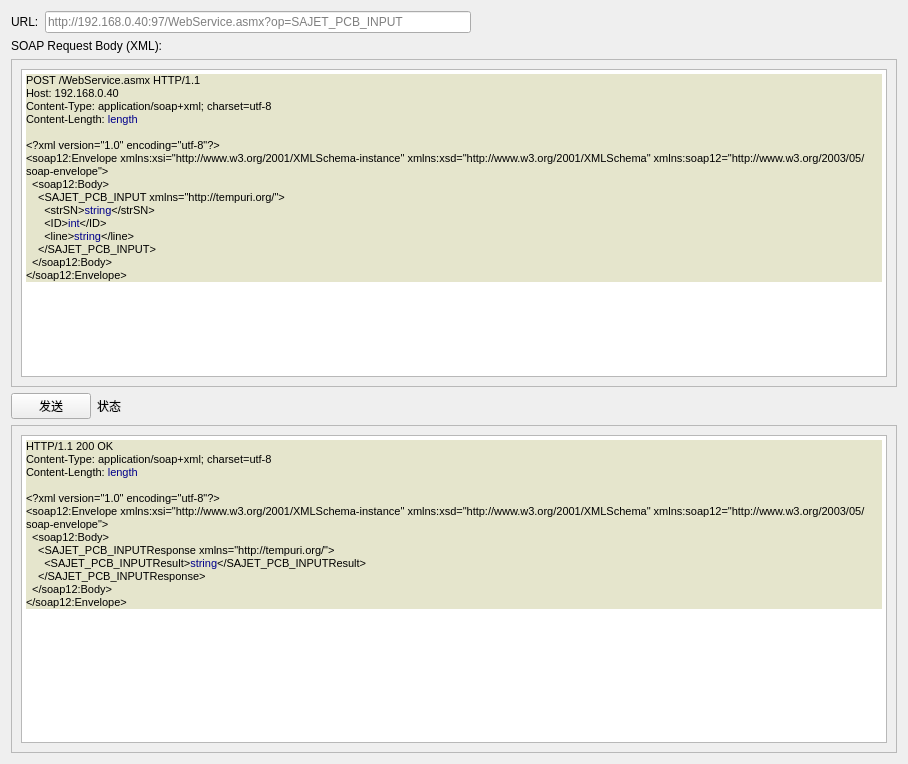
<?xml version="1.0" encoding="UTF-8"?>
<ui version="4.0">
 <class>WebSoapTest</class>
 <widget class="QWidget" name="WebSoapTest">
  <property name="geometry">
   <rect>
    <x>0</x>
    <y>0</y>
    <width>908</width>
    <height>764</height>
   </rect>
  </property>
  <property name="windowTitle">
   <string>Form</string>
  </property>
  <layout class="QVBoxLayout" name="verticalLayout">
   <item>
    <layout class="QHBoxLayout" name="horizontalLayout_2">
     <item>
      <widget class="QLabel" name="label">
       <property name="text">
        <string>URL:</string>
       </property>
      </widget>
     </item>
     <item>
      <widget class="QLineEdit" name="lineEditUrl">
       <property name="placeholderText">
        <string>http://192.168.0.40:97/WebService.asmx?op=SAJET_PCB_INPUT</string>
       </property>
      </widget>
     </item>
     <item>
      <spacer name="horizontalSpacer">
       <property name="orientation">
        <enum>Qt::Orientation::Horizontal</enum>
       </property>
       <property name="sizeHint" stdset="0">
        <size>
         <width>40</width>
         <height>20</height>
        </size>
       </property>
      </spacer>
     </item>
    </layout>
   </item>
   <item>
    <widget class="QLabel" name="label_2">
     <property name="text">
      <string>SOAP Request Body (XML):</string>
     </property>
    </widget>
   </item>
   <item>
    <widget class="QFrame" name="frame">
     <property name="frameShape">
      <enum>QFrame::Shape::StyledPanel</enum>
     </property>
     <property name="frameShadow">
      <enum>QFrame::Shadow::Raised</enum>
     </property>
     <layout class="QHBoxLayout" name="horizontalLayout">
      <item>
       <widget class="QTextEdit" name="textEditRequest">
        <property name="html">
         <string>&lt;!DOCTYPE HTML PUBLIC &quot;-//W3C//DTD HTML 4.0//EN&quot; &quot;http://www.w3.org/TR/REC-html40/strict.dtd&quot;&gt;
&lt;html&gt;&lt;head&gt;&lt;meta name=&quot;qrichtext&quot; content=&quot;1&quot; /&gt;&lt;meta charset=&quot;utf-8&quot; /&gt;&lt;style type=&quot;text/css&quot;&gt;
p, li { white-space: pre-wrap; }
hr { height: 1px; border-width: 0; }
li.unchecked::marker { content: &quot;\2610&quot;; }
li.checked::marker { content: &quot;\2612&quot;; }
&lt;/style&gt;&lt;/head&gt;&lt;body style=&quot; font-family:'Microsoft JhengHei UI'; font-size:9pt; font-weight:400; font-style:normal;&quot;&gt;
&lt;p style=&quot; margin-top:0px; margin-bottom:0px; margin-left:0px; margin-right:0px; -qt-block-indent:0; text-indent:0px; background-color:#e5e5cc;&quot;&gt;&lt;span style=&quot; font-family:'Courier New'; font-size:11px; color:#000000; background-color:#e5e5cc;&quot;&gt;POST /WebService.asmx HTTP/1.1&lt;/span&gt;&lt;/p&gt;
&lt;p style=&quot; margin-top:0px; margin-bottom:0px; margin-left:0px; margin-right:0px; -qt-block-indent:0; text-indent:0px; background-color:#e5e5cc;&quot;&gt;&lt;span style=&quot; font-family:'Courier New'; font-size:11px; color:#000000; background-color:#e5e5cc;&quot;&gt;Host: 192.168.0.40&lt;/span&gt;&lt;/p&gt;
&lt;p style=&quot; margin-top:0px; margin-bottom:0px; margin-left:0px; margin-right:0px; -qt-block-indent:0; text-indent:0px; background-color:#e5e5cc;&quot;&gt;&lt;span style=&quot; font-family:'Courier New'; font-size:11px; color:#000000; background-color:#e5e5cc;&quot;&gt;Content-Type: application/soap+xml; charset=utf-8&lt;/span&gt;&lt;/p&gt;
&lt;p style=&quot; margin-top:0px; margin-bottom:0px; margin-left:0px; margin-right:0px; -qt-block-indent:0; text-indent:0px; background-color:#e5e5cc;&quot;&gt;&lt;span style=&quot; font-family:'Courier New'; font-size:11px; color:#000000; background-color:#e5e5cc;&quot;&gt;Content-Length: &lt;/span&gt;&lt;span style=&quot; font-family:'Courier New'; font-size:11px; color:#00008b;&quot;&gt;length&lt;/span&gt;&lt;/p&gt;
&lt;p style=&quot;-qt-paragraph-type:empty; margin-top:0px; margin-bottom:0px; margin-left:0px; margin-right:0px; -qt-block-indent:0; text-indent:0px; font-family:'Courier New'; font-size:11px; color:#00008b; background-color:#e5e5cc;&quot;&gt;&lt;br /&gt;&lt;/p&gt;
&lt;p style=&quot; margin-top:0px; margin-bottom:0px; margin-left:0px; margin-right:0px; -qt-block-indent:0; text-indent:0px; background-color:#e5e5cc;&quot;&gt;&lt;span style=&quot; font-family:'Courier New'; font-size:11px; color:#000000;&quot;&gt;&amp;lt;?xml version=&amp;quot;1.0&amp;quot; encoding=&amp;quot;utf-8&amp;quot;?&amp;gt;&lt;/span&gt;&lt;/p&gt;
&lt;p style=&quot; margin-top:0px; margin-bottom:0px; margin-left:0px; margin-right:0px; -qt-block-indent:0; text-indent:0px; background-color:#e5e5cc;&quot;&gt;&lt;span style=&quot; font-family:'Courier New'; font-size:11px; color:#000000;&quot;&gt;&amp;lt;soap12:Envelope xmlns:xsi=&amp;quot;http://www.w3.org/2001/XMLSchema-instance&amp;quot; xmlns:xsd=&amp;quot;http://www.w3.org/2001/XMLSchema&amp;quot; xmlns:soap12=&amp;quot;http://www.w3.org/2003/05/soap-envelope&amp;quot;&amp;gt;&lt;/span&gt;&lt;/p&gt;
&lt;p style=&quot; margin-top:0px; margin-bottom:0px; margin-left:0px; margin-right:0px; -qt-block-indent:0; text-indent:0px; background-color:#e5e5cc;&quot;&gt;&lt;span style=&quot; font-family:'Courier New'; font-size:11px; color:#000000;&quot;&gt;  &amp;lt;soap12:Body&amp;gt;&lt;/span&gt;&lt;/p&gt;
&lt;p style=&quot; margin-top:0px; margin-bottom:0px; margin-left:0px; margin-right:0px; -qt-block-indent:0; text-indent:0px; background-color:#e5e5cc;&quot;&gt;&lt;span style=&quot; font-family:'Courier New'; font-size:11px; color:#000000;&quot;&gt;    &amp;lt;SAJET_PCB_INPUT xmlns=&amp;quot;http://tempuri.org/&amp;quot;&amp;gt;&lt;/span&gt;&lt;/p&gt;
&lt;p style=&quot; margin-top:0px; margin-bottom:0px; margin-left:0px; margin-right:0px; -qt-block-indent:0; text-indent:0px; background-color:#e5e5cc;&quot;&gt;&lt;span style=&quot; font-family:'Courier New'; font-size:11px; color:#000000;&quot;&gt;      &amp;lt;strSN&amp;gt;&lt;/span&gt;&lt;span style=&quot; font-family:'Courier New'; font-size:11px; color:#00008b;&quot;&gt;string&lt;/span&gt;&lt;span style=&quot; font-family:'Courier New'; font-size:11px; color:#000000;&quot;&gt;&amp;lt;/strSN&amp;gt;&lt;/span&gt;&lt;/p&gt;
&lt;p style=&quot; margin-top:0px; margin-bottom:0px; margin-left:0px; margin-right:0px; -qt-block-indent:0; text-indent:0px; background-color:#e5e5cc;&quot;&gt;&lt;span style=&quot; font-family:'Courier New'; font-size:11px; color:#000000;&quot;&gt;      &amp;lt;ID&amp;gt;&lt;/span&gt;&lt;span style=&quot; font-family:'Courier New'; font-size:11px; color:#00008b;&quot;&gt;int&lt;/span&gt;&lt;span style=&quot; font-family:'Courier New'; font-size:11px; color:#000000;&quot;&gt;&amp;lt;/ID&amp;gt;&lt;/span&gt;&lt;/p&gt;
&lt;p style=&quot; margin-top:0px; margin-bottom:0px; margin-left:0px; margin-right:0px; -qt-block-indent:0; text-indent:0px; background-color:#e5e5cc;&quot;&gt;&lt;span style=&quot; font-family:'Courier New'; font-size:11px; color:#000000;&quot;&gt;      &amp;lt;line&amp;gt;&lt;/span&gt;&lt;span style=&quot; font-family:'Courier New'; font-size:11px; color:#00008b;&quot;&gt;string&lt;/span&gt;&lt;span style=&quot; font-family:'Courier New'; font-size:11px; color:#000000;&quot;&gt;&amp;lt;/line&amp;gt;&lt;/span&gt;&lt;/p&gt;
&lt;p style=&quot; margin-top:0px; margin-bottom:0px; margin-left:0px; margin-right:0px; -qt-block-indent:0; text-indent:0px; background-color:#e5e5cc;&quot;&gt;&lt;span style=&quot; font-family:'Courier New'; font-size:11px; color:#000000;&quot;&gt;    &amp;lt;/SAJET_PCB_INPUT&amp;gt;&lt;/span&gt;&lt;/p&gt;
&lt;p style=&quot; margin-top:0px; margin-bottom:0px; margin-left:0px; margin-right:0px; -qt-block-indent:0; text-indent:0px; background-color:#e5e5cc;&quot;&gt;&lt;span style=&quot; font-family:'Courier New'; font-size:11px; color:#000000;&quot;&gt;  &amp;lt;/soap12:Body&amp;gt;&lt;/span&gt;&lt;/p&gt;
&lt;p style=&quot; margin-top:0px; margin-bottom:12px; margin-left:0px; margin-right:0px; -qt-block-indent:0; text-indent:0px; background-color:#e5e5cc;&quot;&gt;&lt;span style=&quot; font-family:'Courier New'; font-size:11px; color:#000000;&quot;&gt;&amp;lt;/soap12:Envelope&amp;gt;&lt;/span&gt;&lt;/p&gt;&lt;/body&gt;&lt;/html&gt;</string>
        </property>
       </widget>
      </item>
     </layout>
    </widget>
   </item>
   <item>
    <layout class="QHBoxLayout" name="horizontalLayout_3">
     <item>
      <widget class="QPushButton" name="pushButton">
       <property name="maximumSize">
        <size>
         <width>200</width>
         <height>16777215</height>
        </size>
       </property>
       <property name="text">
        <string>发送</string>
       </property>
      </widget>
     </item>
     <item>
      <widget class="QLabel" name="labelstatus">
       <property name="text">
        <string>状态</string>
       </property>
      </widget>
     </item>
     <item>
      <spacer name="horizontalSpacer_2">
       <property name="orientation">
        <enum>Qt::Orientation::Horizontal</enum>
       </property>
       <property name="sizeHint" stdset="0">
        <size>
         <width>40</width>
         <height>20</height>
        </size>
       </property>
      </spacer>
     </item>
    </layout>
   </item>
   <item>
    <widget class="QFrame" name="frame_2">
     <property name="frameShape">
      <enum>QFrame::Shape::StyledPanel</enum>
     </property>
     <property name="frameShadow">
      <enum>QFrame::Shadow::Raised</enum>
     </property>
     <layout class="QVBoxLayout" name="verticalLayout_2">
      <item>
       <widget class="QTextEdit" name="textEditGet">
        <property name="readOnly">
         <bool>true</bool>
        </property>
        <property name="html">
         <string>&lt;!DOCTYPE HTML PUBLIC &quot;-//W3C//DTD HTML 4.0//EN&quot; &quot;http://www.w3.org/TR/REC-html40/strict.dtd&quot;&gt;
&lt;html&gt;&lt;head&gt;&lt;meta name=&quot;qrichtext&quot; content=&quot;1&quot; /&gt;&lt;meta charset=&quot;utf-8&quot; /&gt;&lt;style type=&quot;text/css&quot;&gt;
p, li { white-space: pre-wrap; }
hr { height: 1px; border-width: 0; }
li.unchecked::marker { content: &quot;\2610&quot;; }
li.checked::marker { content: &quot;\2612&quot;; }
&lt;/style&gt;&lt;/head&gt;&lt;body style=&quot; font-family:'Microsoft JhengHei UI'; font-size:9pt; font-weight:400; font-style:normal;&quot;&gt;
&lt;p style=&quot; margin-top:0px; margin-bottom:0px; margin-left:0px; margin-right:0px; -qt-block-indent:0; text-indent:0px; background-color:#e5e5cc;&quot;&gt;&lt;span style=&quot; font-family:'Courier New'; font-size:11px; color:#000000; background-color:#e5e5cc;&quot;&gt;HTTP/1.1 200 OK&lt;/span&gt;&lt;/p&gt;
&lt;p style=&quot; margin-top:0px; margin-bottom:0px; margin-left:0px; margin-right:0px; -qt-block-indent:0; text-indent:0px; background-color:#e5e5cc;&quot;&gt;&lt;span style=&quot; font-family:'Courier New'; font-size:11px; color:#000000; background-color:#e5e5cc;&quot;&gt;Content-Type: application/soap+xml; charset=utf-8&lt;/span&gt;&lt;/p&gt;
&lt;p style=&quot; margin-top:0px; margin-bottom:0px; margin-left:0px; margin-right:0px; -qt-block-indent:0; text-indent:0px; background-color:#e5e5cc;&quot;&gt;&lt;span style=&quot; font-family:'Courier New'; font-size:11px; color:#000000; background-color:#e5e5cc;&quot;&gt;Content-Length: &lt;/span&gt;&lt;span style=&quot; font-family:'Courier New'; font-size:11px; color:#00008b;&quot;&gt;length&lt;/span&gt;&lt;/p&gt;
&lt;p style=&quot;-qt-paragraph-type:empty; margin-top:0px; margin-bottom:0px; margin-left:0px; margin-right:0px; -qt-block-indent:0; text-indent:0px; font-family:'Courier New'; font-size:11px; color:#00008b; background-color:#e5e5cc;&quot;&gt;&lt;br /&gt;&lt;/p&gt;
&lt;p style=&quot; margin-top:0px; margin-bottom:0px; margin-left:0px; margin-right:0px; -qt-block-indent:0; text-indent:0px; background-color:#e5e5cc;&quot;&gt;&lt;span style=&quot; font-family:'Courier New'; font-size:11px; color:#000000;&quot;&gt;&amp;lt;?xml version=&amp;quot;1.0&amp;quot; encoding=&amp;quot;utf-8&amp;quot;?&amp;gt;&lt;/span&gt;&lt;/p&gt;
&lt;p style=&quot; margin-top:0px; margin-bottom:0px; margin-left:0px; margin-right:0px; -qt-block-indent:0; text-indent:0px; background-color:#e5e5cc;&quot;&gt;&lt;span style=&quot; font-family:'Courier New'; font-size:11px; color:#000000;&quot;&gt;&amp;lt;soap12:Envelope xmlns:xsi=&amp;quot;http://www.w3.org/2001/XMLSchema-instance&amp;quot; xmlns:xsd=&amp;quot;http://www.w3.org/2001/XMLSchema&amp;quot; xmlns:soap12=&amp;quot;http://www.w3.org/2003/05/soap-envelope&amp;quot;&amp;gt;&lt;/span&gt;&lt;/p&gt;
&lt;p style=&quot; margin-top:0px; margin-bottom:0px; margin-left:0px; margin-right:0px; -qt-block-indent:0; text-indent:0px; background-color:#e5e5cc;&quot;&gt;&lt;span style=&quot; font-family:'Courier New'; font-size:11px; color:#000000;&quot;&gt;  &amp;lt;soap12:Body&amp;gt;&lt;/span&gt;&lt;/p&gt;
&lt;p style=&quot; margin-top:0px; margin-bottom:0px; margin-left:0px; margin-right:0px; -qt-block-indent:0; text-indent:0px; background-color:#e5e5cc;&quot;&gt;&lt;span style=&quot; font-family:'Courier New'; font-size:11px; color:#000000;&quot;&gt;    &amp;lt;SAJET_PCB_INPUTResponse xmlns=&amp;quot;http://tempuri.org/&amp;quot;&amp;gt;&lt;/span&gt;&lt;/p&gt;
&lt;p style=&quot; margin-top:0px; margin-bottom:0px; margin-left:0px; margin-right:0px; -qt-block-indent:0; text-indent:0px; background-color:#e5e5cc;&quot;&gt;&lt;span style=&quot; font-family:'Courier New'; font-size:11px; color:#000000;&quot;&gt;      &amp;lt;SAJET_PCB_INPUTResult&amp;gt;&lt;/span&gt;&lt;span style=&quot; font-family:'Courier New'; font-size:11px; color:#00008b;&quot;&gt;string&lt;/span&gt;&lt;span style=&quot; font-family:'Courier New'; font-size:11px; color:#000000;&quot;&gt;&amp;lt;/SAJET_PCB_INPUTResult&amp;gt;&lt;/span&gt;&lt;/p&gt;
&lt;p style=&quot; margin-top:0px; margin-bottom:0px; margin-left:0px; margin-right:0px; -qt-block-indent:0; text-indent:0px; background-color:#e5e5cc;&quot;&gt;&lt;span style=&quot; font-family:'Courier New'; font-size:11px; color:#000000;&quot;&gt;    &amp;lt;/SAJET_PCB_INPUTResponse&amp;gt;&lt;/span&gt;&lt;/p&gt;
&lt;p style=&quot; margin-top:0px; margin-bottom:0px; margin-left:0px; margin-right:0px; -qt-block-indent:0; text-indent:0px; background-color:#e5e5cc;&quot;&gt;&lt;span style=&quot; font-family:'Courier New'; font-size:11px; color:#000000;&quot;&gt;  &amp;lt;/soap12:Body&amp;gt;&lt;/span&gt;&lt;/p&gt;
&lt;p style=&quot; margin-top:0px; margin-bottom:12px; margin-left:0px; margin-right:0px; -qt-block-indent:0; text-indent:0px; background-color:#e5e5cc;&quot;&gt;&lt;span style=&quot; font-family:'Courier New'; font-size:11px; color:#000000;&quot;&gt;&amp;lt;/soap12:Envelope&amp;gt;&lt;/span&gt;&lt;/p&gt;&lt;/body&gt;&lt;/html&gt;</string>
        </property>
       </widget>
      </item>
     </layout>
    </widget>
   </item>
  </layout>
 </widget>
 <resources/>
 <connections/>
</ui>
